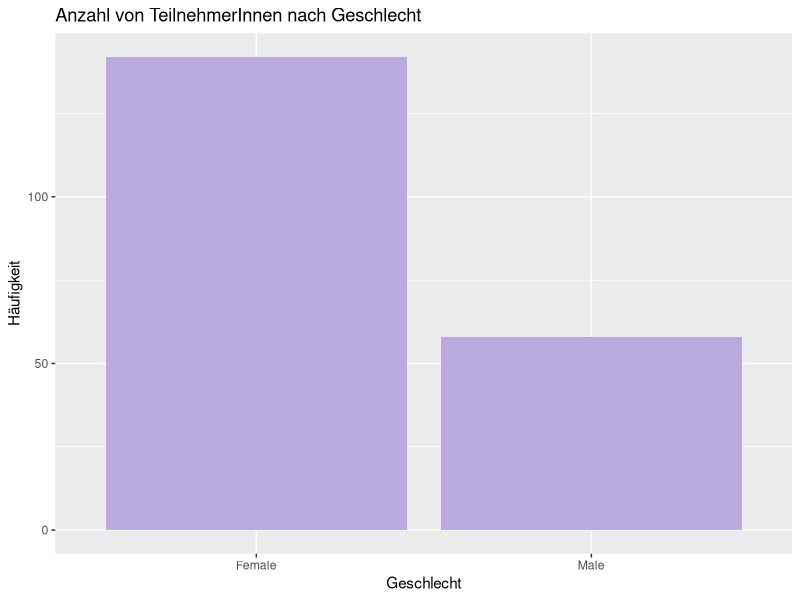
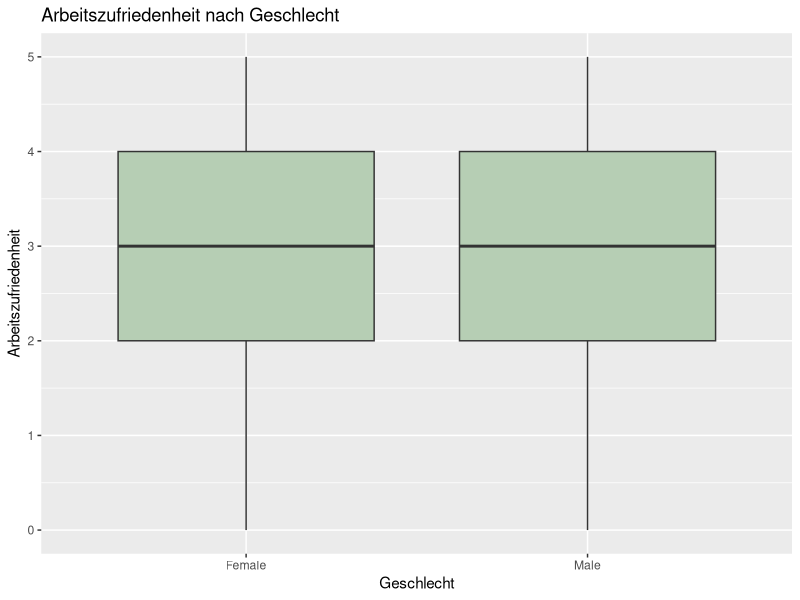
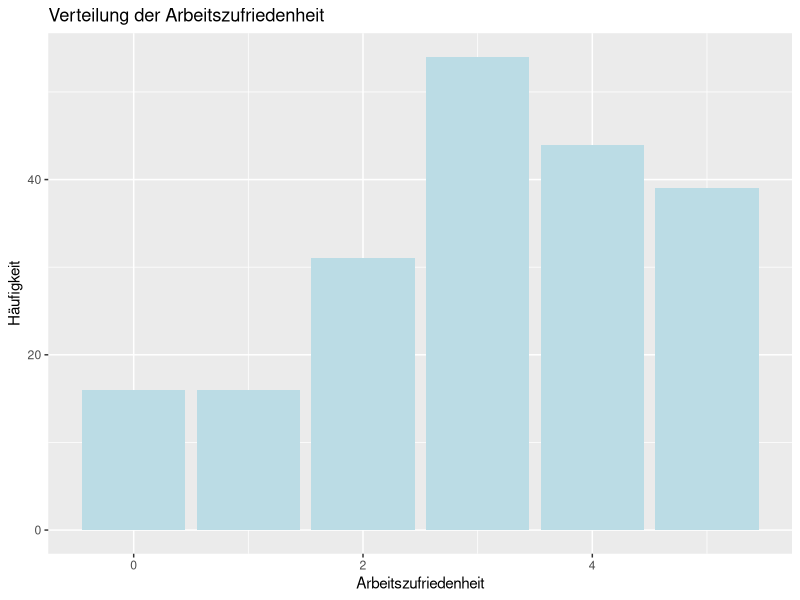
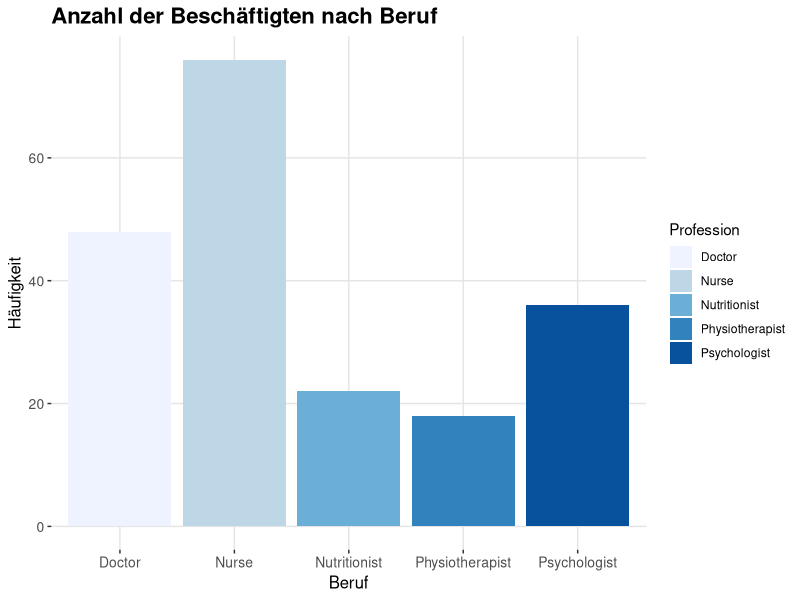

These figures' R source, in order:
# Titel: Datenanalyse der Umfrage zur Arbeitszufridenheit
# Autor: Aurora Monticelli
# Datum: 2025-09-24
# Beschreibung: Dieses Skript analysiert die Umfragedaten zur Arbeitszufriedenheit von Gesundheitsfachpersonen in Basel-Stadt und Basel-Land 

### 1. Pakete laden ---------------------------------------
library(tidyverse)  # Sammlung von Paketen für Datenwissenschaft
library(readxl)     # Für Excel-Dateien
library(vcd)

### 2. Daten importieren ---------------------------------
# Daten aus CSV-Datei laden
data <- read.csv("healthcare_job_satisfaction.csv")
data <- read.csv("healthcare_data.csv")

# 3. Daten anschuaen ---------------------------------
# Erste Zeilen anzeigen
head(data)

# Datenstruktur untersuchen
print(data)

# Zusammenfassende Statistiken
summary(data)

# Fehlende Werte
sum(is.na(data))



### 3. Visualisierung durch plots ---------------------------------
# Barplot für Anzahl TeilnehmerInnen nach Geschlecht
ggplot(data, aes(x = factor(gender))) + 
  geom_bar(fill = "#b9aadf") +
  labs(title = "Anzahl von TeilnehmerInnen nach Geschlecht", 
       x = "Geschlecht", y = "Häufigkeit")

# Boxplot für Arbeitszufriedenheit nach Geschlecht
ggplot(data, aes(x = factor(gender), y = job_satisfaction)) + 
  geom_boxplot(fill = "#B6CEB4") +
  labs(title = "Arbeitszufriedenheit nach Geschlecht", 
       x = "Geschlecht", y = "Arbeitszufriedenheit")

# Histogram für Arbeitszufriedenheit
ggplot(data, aes(x = job_satisfaction)) + 
  geom_bar(fill = "#BBDCE5") +
  labs(title = "Verteilung der Arbeitszufriedenheit", 
       x = "Arbeitszufriedenheit", y = "Häufigkeit")


### 4. Ästhetische Anpassungen ------------------------------------
ggplot(data, aes(x = profession, fill = profession)) +
  geom_bar() + #Basis des Balkendiagrams
  labs(
    title = "Anzahl der Beschäftigten nach Beruf",
    x = "Beruf", # X-Achsen-Beschriftung
    y = "Häufigkeit", # Y-Achsen-Beschriftung
    fill = "Profession"  # Legendentitel 
  ) +
  theme(
    plot.title = element_text(size = 16, face = "bold"),  # Titel-Stil
    axis.title = element_text(size = 12), # Achsen-Titel-Stil
    axis.text = element_text(size = 10), # Achsen-Titel-Stil
    panel.background = element_rect(fill = "white"), # Weisser Hintergrund
    panel.grid.major = element_line(color = "grey90") # Heller Gitternetz
  ) +
  scale_fill_brewer(palette = "Blues")  # Farbpalette für die Balken



### 5. Descriptive Analyse   ----------------------------------------
# Grundlegende Datenexploration (bereits bekannt)
str(data)
head(data)
summary(data)

# Häufigkeiten kategorialer Variablen
table(data$gender)
table(data$profession)

# Deskriptive Statistiken für numerische Variablen
mean(data$job_satisfaction)    # Mittelwert
sd(data$job_satisfaction)      # Standardabweichung
median(data$job_satisfaction)   # Median


### 6. Inferenzstatistik   ----------------------------------------
## Chi-Quadrat
# Kreuztabelle erstellen: Geschlecht vs. Beruf
table(data$gender, data$profession)

# Chi-Quadrat Test durchführen
chisq_result <- chisq.test(table(data$gender, data$profession))
print(chisq_result)

# Erwartete Häufigkeiten anzeigen
chisq_result$expected

# Standardisierte Residuen analysieren
chisq_result$residuals

# Cramér's V als Effektstärke berechnen
assocstats(table(data$gender, data$profession))


## Proportionen Test
# Ein-Stichproben Test: Anteil weiblicher Beschäftigter vs. 50%
female_count <- sum(data$gender == "Female")
total_count <- nrow(data)
prop.test(female_count, total_count, p = 0.5, alternative = "greater")

# Zwei-Stichproben Test: Vergleich der Zufriedenheitsanteile (≥4) zwischen Geschlechtern
female_high_satisfaction <- sum(data$gender == "Female" & data$job_satisfaction >= 4)
male_high_satisfaction <- sum(data$gender == "Male" & data$job_satisfaction >= 4)
female_total <- sum(data$gender == "Female")
male_total <- sum(data$gender == "Male")

prop.test(c(female_high_satisfaction, male_high_satisfaction), 
          c(female_total, male_total))
